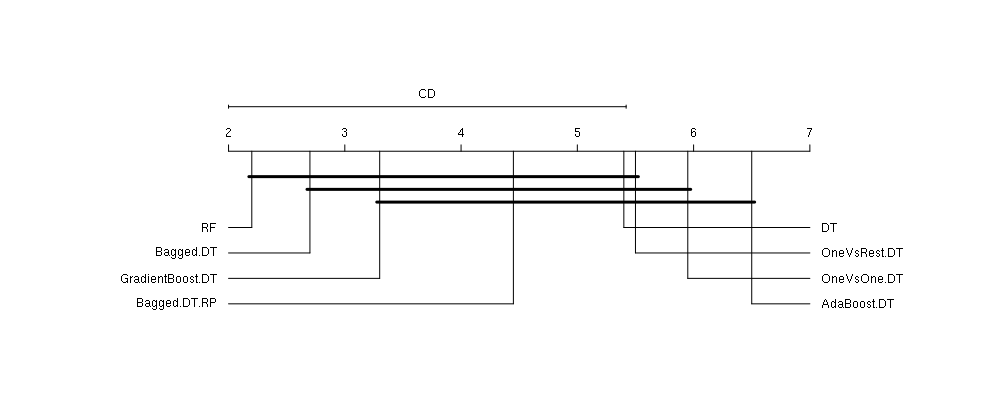

Here is the R script that generated this plot:
library('scmamp')

df <- read.csv('erwthma1-results.csv')
df <- df[-c(1)]

imanDavenportTest(df)

nm <- nemenyiTest(df, alpha = 0.05)
nm

nm$diff.matrix

plotCD(results.matrix = df, alpha = 0.05)

fb <- postHocTest(data = df, test = 'friedman', correct = 'bergmann')
fb

writeTabular(table = fb$corrected.pval)

bold <- fb$corrected.pval < 0.05
bold[is.na(bold)] <- FALSE
writeTabular(table = fb$corrected.pval, format = 'f', bold = bold)
